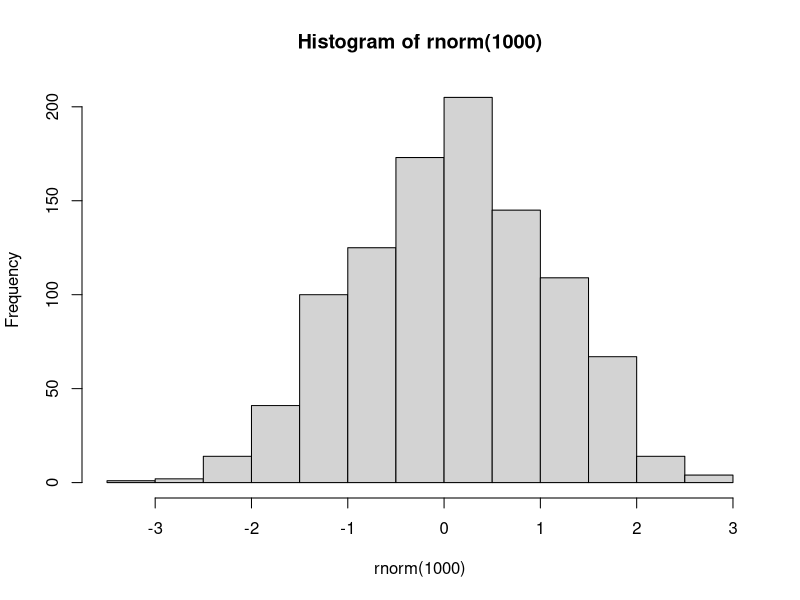
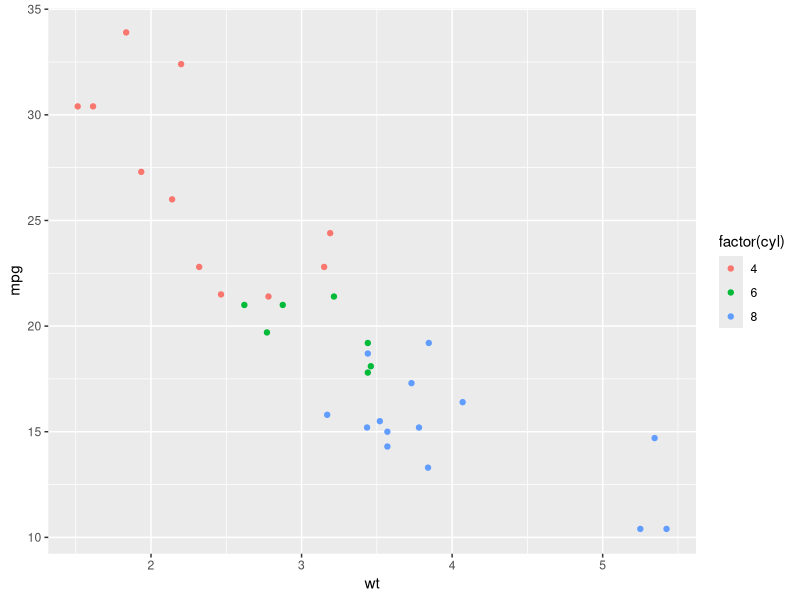
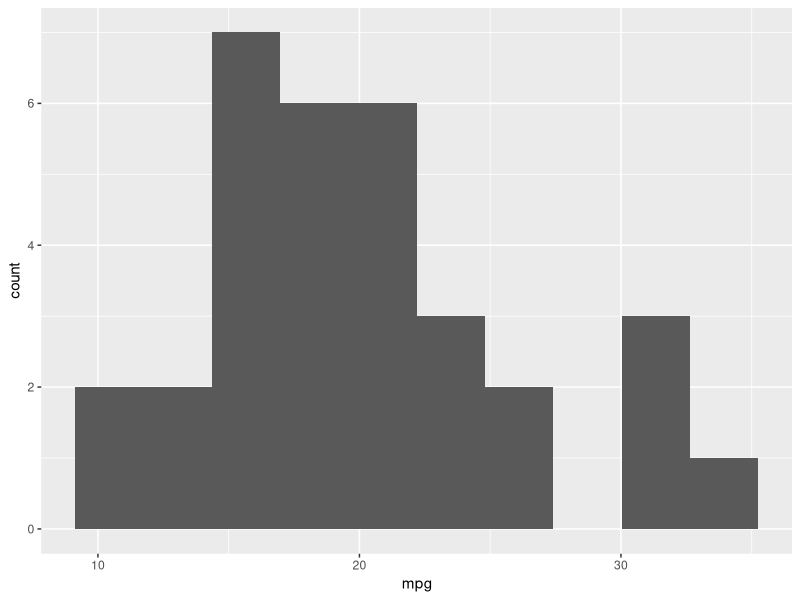
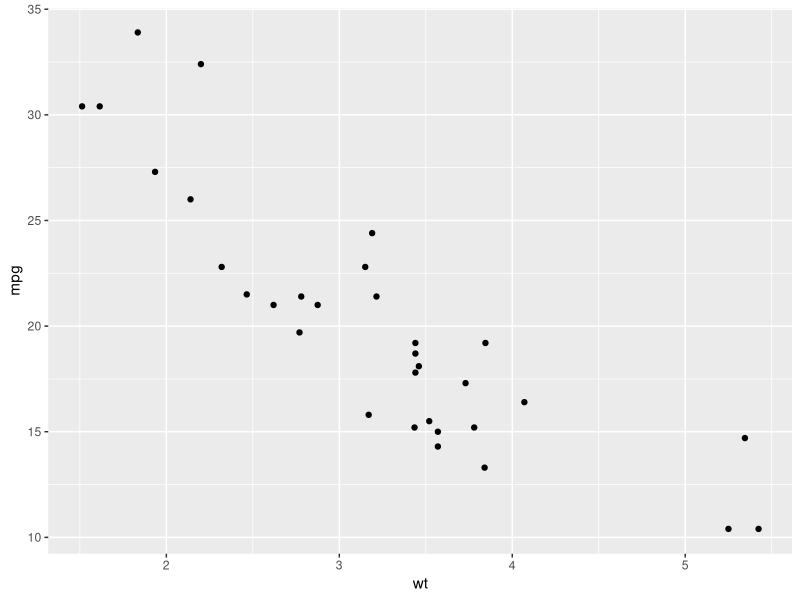

These charts were generated, in order, by the following R code:
## ---- chunk 1
#| echo: fenced
#| label: fig-histogram
#| fig-cap: "히스토그램"
hist(rnorm(1000))
## ---- chunk 2
#| echo: fenced
#| label: fig-ggplot2
#| fig-cap: "ggplot2 패키지를 사용한 산점도"
library(ggplot2)
ggplot(mtcars) + geom_point(aes(wt, mpg, color = factor(cyl)))
## ---- chunk 3
#| echo: fenced
#| label: fig-mtcars
#| fig-cap: "mtcars 데이터에 대한 그래프"
#| fig-subcap: 
#|   - "mpg 히스토그램"
#|   - "wt vs mpg"
#| layout-ncol: 2
p1 <- ggplot(mtcars) + geom_histogram(aes(mpg), bins = 10)
p1
p2 <- ggplot(mtcars) + geom_point(aes(wt, mpg))
p2
